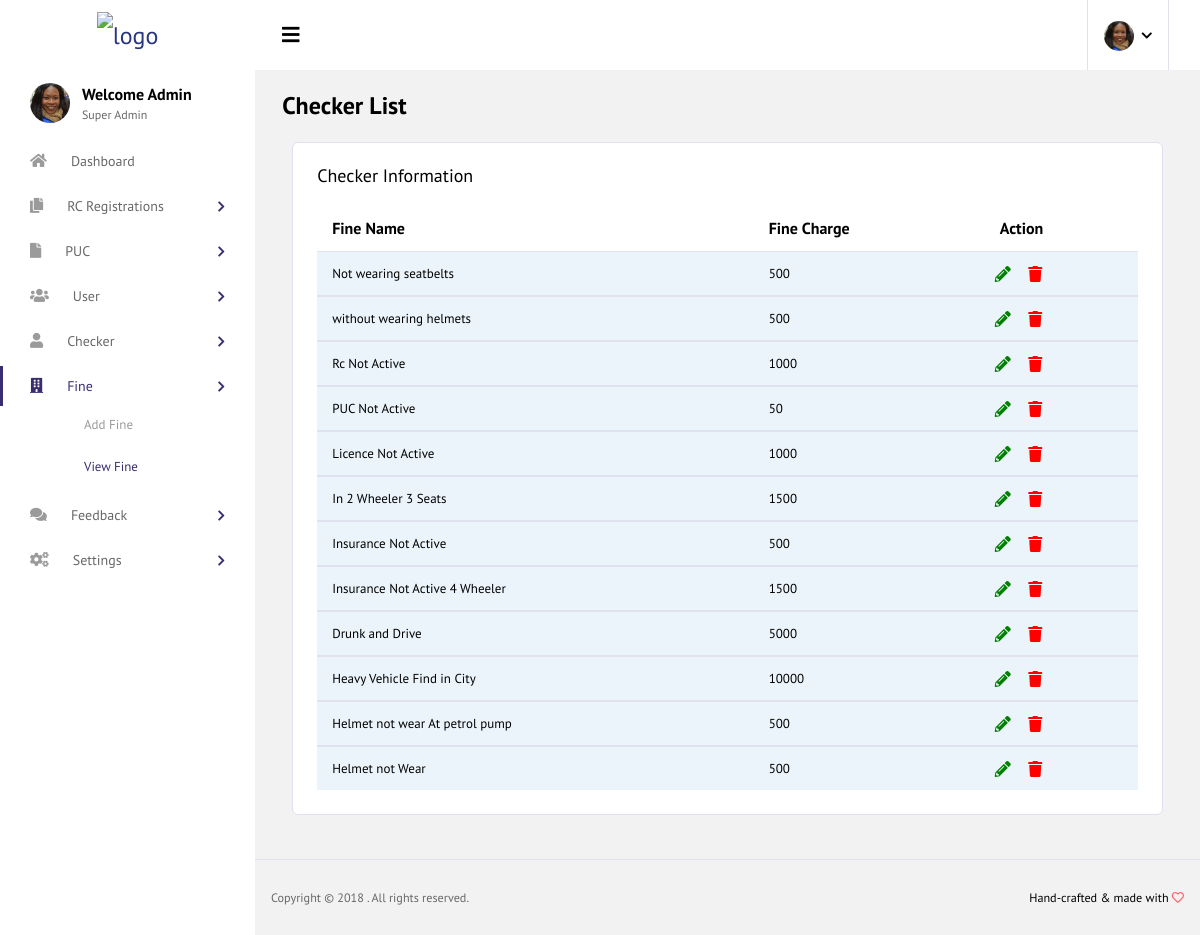
/Admin/view_fine.php, run on the app's committed database.
### tables this page shows
CREATE TABLE `fine_user` (
  `fine_id` int(11) NOT NULL,
  `fine_name` varchar(55) NOT NULL,
  `fine_charge` int(11) NOT NULL,
  `fine_qty` int(11) NOT NULL
);

### Admin/view_fine.php (the view, shortened to what this page needs)
<!DOCTYPE html>
<html lang="en">
<head>
  <link rel="stylesheet" href="vendors/iconfonts/font-awesome/css/all.min.css">
  <link rel="stylesheet" href="vendors/css/vendor.bundle.base.css">
  <link rel="stylesheet" href="vendors/css/vendor.bundle.addons.css">
  <link rel="stylesheet" href="css/style.css">
</head>
<body>
  <div class="container-scroller">
    <nav class="navbar col-lg-12 col-12 p-0 fixed-top d-flex flex-row default-layout-navbar">
      <div class="text-center navbar-brand-wrapper d-flex align-items-center justify-content-center">
        <a class="navbar-brand brand-logo" href="dashboard.php"><img src="images/logo.svg" alt="logo"/></a>
      </div>
      <div class="navbar-menu-wrapper d-flex align-items-stretch">
        <button class="navbar-toggler navbar-toggler align-self-center" type="button" data-toggle="minimize">
          <span class="fas fa-bars"></span>
        </button>
        <ul class="navbar-nav navbar-nav-right">
          <li class="nav-item nav-profile dropdown">
            <a class="nav-link dropdown-toggle" href="#" data-toggle="dropdown" id="profileDropdown">
              <img src="images/faces/face5.jpg" alt="profile"/>
            </a>
          </li>
        </ul>
      </div>
    </nav>
    <div class="container-fluid page-body-wrapper">
     <?php include "sidebar.php" ?>
      <div class="main-panel">
        <div class="content-wrapper">
          <div class="page-header">
            <h3 class="page-title">
              Checker List
            </h3>
          </div>
           <div class="col-lg-12 grid-margin stretch-card">
              <div class="card">
                <div class="card-body">
                  <h4 class="card-title">Checker Information</h4>
                  <div class="table-responsive">
                    <table class="table table-striped">
                      <thead>
                        <tr>
                          <th>
                            Fine Name
                          </th>
                          <th>
                           Fine Charge
                          </th>
                          <th>
                            Action
                          </th>
                        </tr>
                      </thead>
                      <?php
                      include "db.php";
                      $asd = mysqli_query($con,"select * from fine_user") or die (mysqli_error($con));
                      ?>
                      <?php while($fetch=mysqli_fetch_array($asd)){
                      extract($fetch)
                      ?>
                      <tbody>
                        <tr>
                          <td>
                            <?php echo $fine_name; ?>
                          </td>
                          <td>
                            <?php echo $fine_charge; ?>
                          </td>
                          <td style="padding: 10px;font-size: 16px;">
                            <a href="edit_fine.php?fine_id=<?php echo $fine_id;?>"><i class="fas fa-pencil-alt " style="color: green" ></i>
                            <a href="javascript:;" class="del" data-userid = '<?php echo $fine_id; ?>'><i class="fa fa-trash" style="margin-left:10%;color: red"></i></a>
                          </td>
                        </tr>
                         <?php } ?>
                      </tbody>
                    </table>
                  </div>
                </div>
              </div>
            </div>
        </div>
        <footer class="footer">
          <div class="d-sm-flex justify-content-center justify-content-sm-between">
            <span class="text-muted text-center text-sm-left d-block d-sm-inline-block">Copyright © 2018 . All rights reserved.</span>
            <span class="float-none float-sm-right d-block mt-1 mt-sm-0 text-center">Hand-crafted & made with <i class="far fa-heart text-danger"></i></span>
          </div>
        </footer>
      </div>
    </div>
  </div>
</body>
</html>

### Admin/sidebar.php (shortened to what this page needs)
<nav class="sidebar sidebar-offcanvas" id="sidebar">
       <ul class="nav">
         <li class="nav-item nav-profile">
           <div class="nav-link">
             <div class="profile-image">
               <img src="images/faces/face5.jpg" alt="image"/>
             </div>
             <div class="profile-name">
               <p class="name">
                 Welcome Admin
               </p>
               <p class="designation">
                 Super Admin
               </p>
             </div>
           </div>
         </li>
         <li class="nav-item">
           <a class="nav-link" href="dashboard.php">
             <i class="fa fa-home menu-icon"></i>
             <span class="menu-title">Dashboard</span>
           </a>
         </li>
         <li class="nav-item">
           <a class="nav-link" data-toggle="collapse" href="#page-layouts" aria-expanded="false" aria-controls="page-layouts">
             <i class="fas fa-copy menu-icon"></i>
             <span class="menu-title">RC Registrations</span>
             <i class="menu-arrow"></i>
           </a>
         </li>
         <li class="nav-item d-none d-lg-block">
           <a class="nav-link" data-toggle="collapse" href="#sidebar-layouts" aria-expanded="false" aria-controls="sidebar-layouts">
             <i class="fas fa-file menu-icon"></i>
             <span class="menu-title">PUC</span>
             <i class="menu-arrow"></i>
           </a>
         </li>
         <li class="nav-item">
           <a class="nav-link" data-toggle="collapse" href="#ui-advanced" aria-expanded="false" aria-controls="ui-advanced">
             <i class="fas fa-users menu-icon"></i>
             <span class="menu-title">User</span>
             <i class="menu-arrow"></i>
           </a>
         </li>
         <li class="nav-item">
           <a class="nav-link" data-toggle="collapse" href="#form-elements" aria-expanded="false" aria-controls="form-elements">
             <i class="fas fa-user menu-icon"></i>
             <span class="menu-title">Checker</span>
             <i class="menu-arrow"></i>
           </a>
         </li>
         <li class="nav-item">
           <a class="nav-link" data-toggle="collapse" href="#form1-elements" aria-expanded="false" aria-controls="form-elements">
             <i class="fas fa-building menu-icon"></i>
             <span class="menu-title">Fine</span>
             <i class="menu-arrow"></i>
           </a>
           <div class="collapse" id="form1-elements">
             <ul class="nav flex-column sub-menu">
               <li class="nav-item"><a class="nav-link" href="add_fine.php">Add Fine</a></li>
               <li class="nav-item"><a class="nav-link" href="view_fine.php">View Fine</a></li>
             </ul>
           </div>
         </li>
         <li class="nav-item">
           <a class="nav-link" data-toggle="collapse" href="#Feedback" aria-expanded="false" aria-controls="Feedback">
             <i class="fas fa-comments menu-icon"></i>
             <span class="menu-title">Feedback</span>
             <i class="menu-arrow"></i>
           </a>
         </li>
         <li class="nav-item">
           <a class="nav-link" data-toggle="collapse" href="#settings" aria-expanded="false" aria-controls="settings">
             <i class="fas fa-cogs menu-icon"></i>
             <span class="menu-title">Settings</span>
             <i class="menu-arrow"></i>
           </a>
         </li>
       </ul>
     </nav>

### data on the page
fine_user: fine_name "Not wearing seatbelts", fine_charge "500"
fine_user: fine_name "without wearing helmets", fine_charge "500"
fine_user: fine_name "Rc Not Active", fine_charge "1000"
fine_user: fine_name "PUC Not Active", fine_charge "50"
fine_user: fine_name "Licence Not Active", fine_charge "1000"
fine_user: fine_name "In 2 Wheeler 3 Seats", fine_charge "1500"
fine_user: fine_name "Insurance Not Active", fine_charge "500"
fine_user: fine_name "Insurance Not Active 4 Wheeler", fine_charge "1500"
fine_user: fine_name "Drunk and Drive", fine_charge "5000"
fine_user: fine_name "Heavy Vehicle Find in City", fine_charge "10000"
fine_user: fine_name "Helmet not wear At petrol pump", fine_charge "500"
fine_user: fine_name "Helmet not Wear", fine_charge "500"
